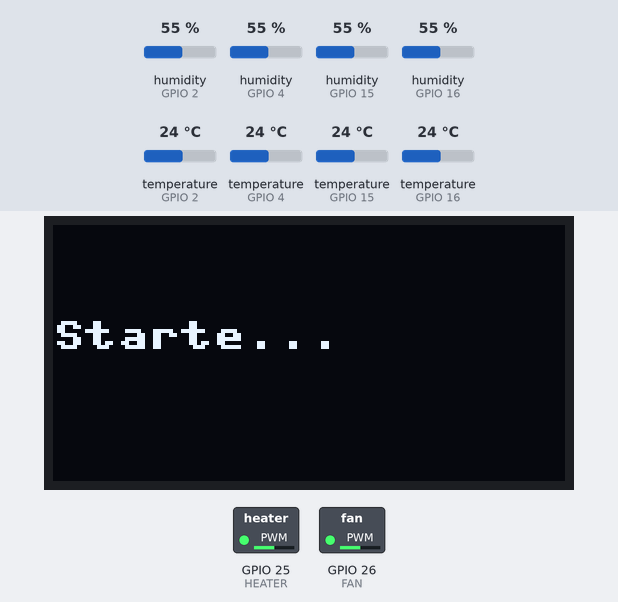
A program run on a simulated ESP32 board running MicroPython. Parts: 128×64 one-colour display, switched loads named in the program (green lamp = pin HIGH). Inputs (shaded band) come from the test bench; at power-on: temperature (sensors on GPIO 2, GPIO 4, GPIO 15, GPIO 16) 24 °C, humidity (sensors on GPIO 2, GPIO 4, GPIO 15, GPIO 16) 55 %. WiFi joins after 1.5 s; the clock reads 2024-03-15 10:24:30 at power-on unless the program sets it; no MQTT or app messages arrive unless stated; library files of the repository ran but are not shown: ssd1306.py; what the program prints to the serial console is not drawn.

Above: at 1.9 s.
At 5.0 s:
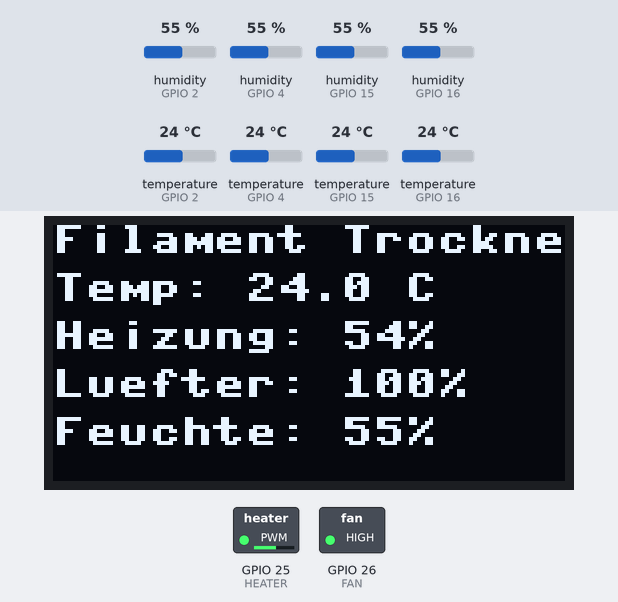
5.1 s: temperature (sensor on GPIO 2) set to 0 °C
At 9.8 s:
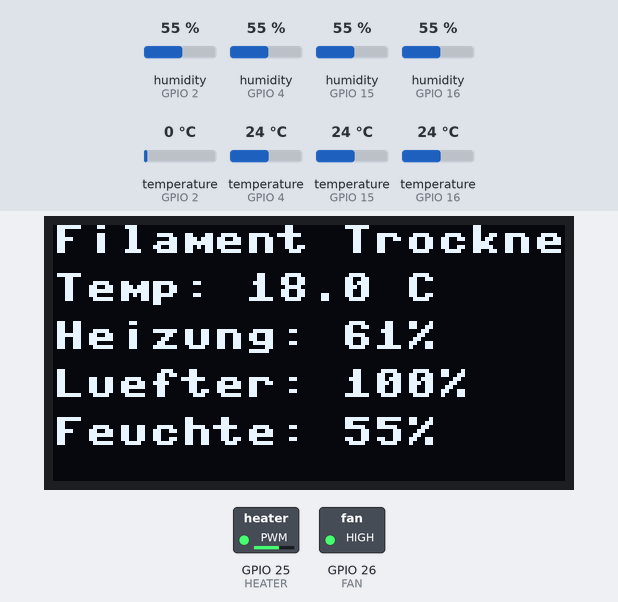
10.0 s: temperature (sensor on GPIO 4) set to 0 °C
At 16.2 s:
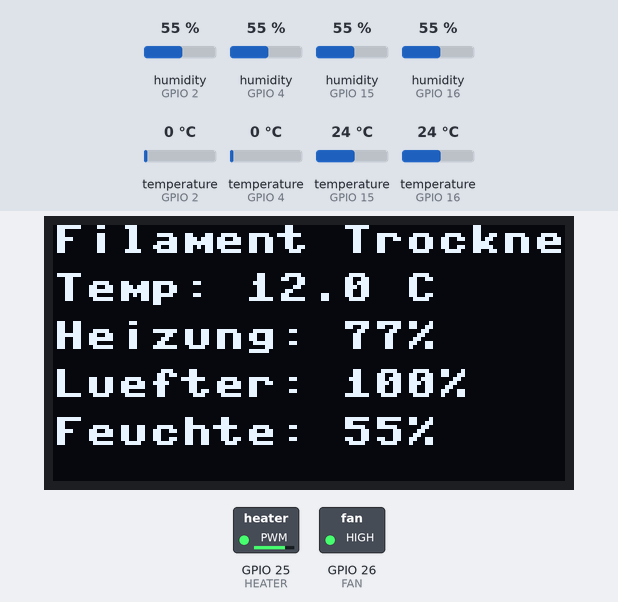
Timing chart, 0 to 20.9 s (numbered marks = the images above; inputs shaded):
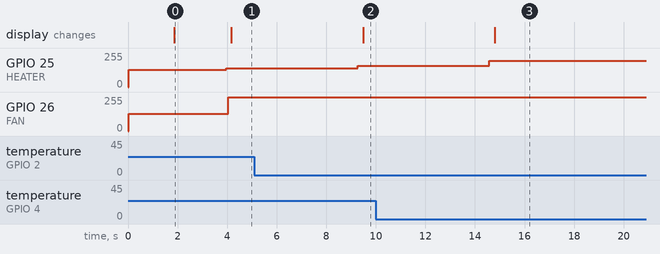

The program:

main.py
```python
import network
import time
from machine import Pin,PWM,I2C
import dht
import ssd1306
import ujson
import utime
from umqtt.simple import MQTTClient
import ntptime
import time

def sync_time():
  try:
    ntptime.settime()
    print("Zeit synchronisiert:", time.localtime())
  except Exception as e:
    print("Fehler bei NTP:", e)


# MQTT Config
MQTT_CLIENT_ID = "sunlu-controller"
MQTT_BROKER    = "mqtt.local"
MQTT_TOPIC     = "sunlu/sensors"
MQTT_STATUS    = "sunlu/status"
#I2C Config
i2c = I2C(0, scl=Pin(22), sda=Pin(21))  # Pins anpassen!
oled = ssd1306.SSD1306_I2C(128, 64, i2c)


# Sensor Pins
SENSOR_PINS = [15, 2, 4, 16]
SENSORS = [dht.DHT22(Pin(pin)) for pin in SENSOR_PINS]
HEATER =  PWM(Pin(25),freq=1000)
def set_heater_power(percent):
    duty = int(percent / 100 * 1023)
    HEATER.duty(duty)
FAN = PWM(Pin(26),freq=1000)
def set_fan_power(percent):
    duty = int(percent / 100 * 1023)
    FAN.duty(duty)

#Fan after run
fan_run_until = 300


#I2C Display
def update_display(temp, heater_power, fan_power, humidity=None, warning=None):
    oled.fill(0)  # Bildschirm löschen

    oled.text("Filament Trockner", 0, 0)
    oled.text("Temp: {:.1f} C".format(temp), 0, 12)
    oled.text("Heizung: {}%".format(int(heater_power)), 0, 24)
    oled.text("Luefter: {}%".format(int(fan_power)), 0, 36)

    if humidity is not None:
        oled.text("Feuchte: {}%".format(int(humidity)), 0, 48)

    if warning:
        oled.text("! WARNUNG !", 0, 56)

    oled.show()

# WiFi Connect
def connect_wifi():
  print("Connecting to WiFi", end="")
  sta_if = network.WLAN(network.STA_IF)
  sta_if.active(True)
  sta_if.connect('Wokwi-GUEST', '')
  while not sta_if.isconnected():
    print(".", end="")
    time.sleep(0.2)
  print(" Connected!")

# MQTT Setup
def connect_mqtt():
  global client
  client = MQTTClient(MQTT_CLIENT_ID, MQTT_BROKER, keepalive=60)
  client.set_last_will(MQTT_STATUS, "offline", retain=True)
  client.connect()
  client.publish(MQTT_STATUS, "online", retain=True)
  print("MQTT Connected!")

# Safe Sensor Read
def safe_measure(sensor):
  try:
    sensor.measure()
    return {
      "temp": sensor.temperature(),
      "humidity": sensor.humidity()
    }
  except Exception as e:
    print("Sensor error:", e)
    return {
      "temp": None,
      "humidity": None
    }
#Temp over 30degress
def any_sensor_over_threshold(sensors, threshold=30.0):
    for sensor in sensors:
        try:
            sensor.measure()
            if sensor.temperature() > threshold:
                return True
        except:
            pass
    return False

#PID Regler
class PID:
  def __init__(self, Kp, Ki, Kd, setpoint):
    self.Kp = Kp
    self.Ki = Ki
    self.Kd = Kd
    self.setpoint = setpoint
    self.last_error = 0
    self.integral = 0

  def compute(self, current_value):
    error = self.setpoint - current_value
    self.integral += error
    derivative = error - self.last_error
    self.last_error = error
    output = self.Kp * error + self.Ki * self.integral + self.Kd * derivative
    return max(0, min(100, output))  # Begrenze auf 0–100 %
def adapt_pid(pid, current_temp, last_temp):
    delta = abs(current_temp - last_temp)

    # Dynamische Anpassung
    if delta > 2.0:
        pid.Kp = 5.0
        pid.Ki = 0.1
        pid.Kd = 1.0
    elif delta > 1.0:
        pid.Kp = 3.0
        pid.Ki = 0.2
        pid.Kd = 0.5
    else:
        pid.Kp = 1.5
        pid.Ki = 0.3
        pid.Kd = 0.2


def get_average_values(sensors):
    temps = []
    hums = []
    for sensor in sensors:
        try:
            sensor.measure()
            temps.append(sensor.temperature())
            hums.append(sensor.humidity())
        except Exception as e:
            print("Sensorfehler:", e)
    avg_temp = sum(temps) / len(temps) if temps else None
    avg_hum  = sum(hums) / len(hums) if hums else None
    return avg_temp, avg_hum


# Main Loop
connect_wifi()
sync_time()
connect_mqtt()

TARGET_TEMP = 45.0  # Zieltemperatur in °C
pid = PID(Kp=2.0, Ki=0.1, Kd=0.5, setpoint=TARGET_TEMP)

#pid = PID(Kp=1.5, Ki=0.05, Kd=0.3, setpoint=TARGET_HUM)
#power = pid.compute(avg_hum)

oled.fill(0)
oled.text("Starte...", 0, 24)
oled.show()
time.sleep(2)


while True:
  ensure_mqtt = True
  try:
    client.ping()
  except:
    connect_mqtt()


  print("Reading sensors...")
  avg_temp, avg_hum = get_average_values(SENSORS)
  print("🌡 Durchschnitt: Temp = {:.1f}°C | Feuchte = {:.1f}%".format(avg_temp, avg_hum))
  heater_power = pid.compute(avg_temp)
  set_heater_power(heater_power)
  #set_fan_power(power)
  print("🔥 Heizleistung: {:.1f}%".format(heater_power))
  #FAN
  # Lüfterbedingung prüfen
  sensor_hot = any_sensor_over_threshold(SENSORS)
  if heater_power > 0 or sensor_hot:
    fan_power = 100  # volle Leistung
  else:
    fan_power = 0    # Lüfter aus

  set_fan_power(fan_power)


  payload = {
    "timestamp": "{}-{:02d}-{:02d} {:02d}:{:02d}:{:02d}".format(*time.localtime()[:6]),
    "sensors": [safe_measure(s) for s in SENSORS],
    "avg_temp": avg_temp,
    "avg_hum": avg_hum,
    "heater_power": heater_power
  }
  msg = ujson.dumps(payload)

  warning = "Ueberhitzung" if avg_temp > 60 else None
  update_display(avg_temp, heater_power, fan_power,avg_hum, warning)


  print("Publishing:", msg)
  client.publish(MQTT_TOPIC, msg)
  time.sleep(5)
```

Measured:
- after the input at 5.1 s, GPIO 25 (HEATER): 139/255 → 158/255 after 4.2 s; the display: changes after 4.4 s (image 2)
- after the input at 10.0 s, the display: changes after 4.8 s (image 3)
- what the display in image 0 shows lasts 2.3 s, from 1.9 s to 4.2 s
